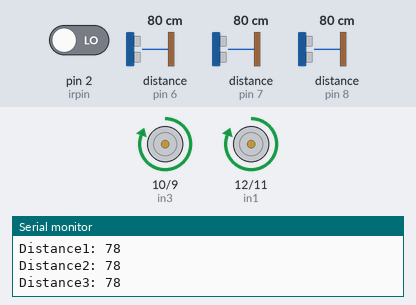
A sketch run on a simulated Arduino Uno, built with avr-gcc and run on an emulated ATmega328P. Parts: motor-driver pin pairs drawn as motors (green arrow = first pin HIGH = forward, orange = second pin HIGH = backward, longer = more drive), the last lines printed to the serial monitor. Wiring (inferred from the names in the program): 3 × ultrasonic range finder: trigger pin 3, echo pin 6 / trigger pin 4, echo pin 7 / trigger pin 5, echo pin 8. The test bench sets the inputs (shaded band); at power-on: distance to the obstacle (sensors on pin 6, pin 7, pin 8) 80 cm, pin 2 (irpin) LOW. The echo pulse lasts 58.3 µs per cm.

Above: at 1.3 s.
1.4 s: distance to the obstacle (sensor on pin 6) set to 28 cm
2.9 s: distance to the obstacle (sensor on pin 6) set to 24 cm
At 4.0 s:
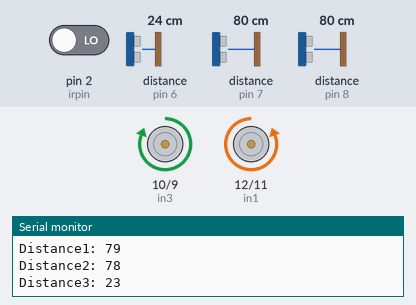
4.6 s: pin 2 (irpin) driven HIGH
At 5.3 s:
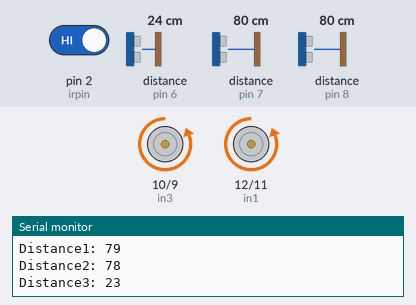
6.1 s: pin 2 (irpin) driven LOW
At 7.0 s:
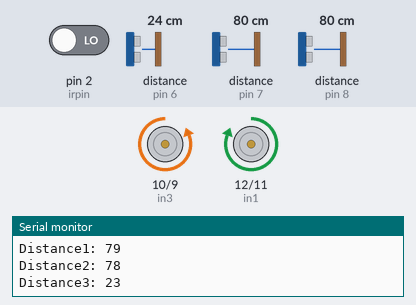
8.6 s: distance to the obstacle (sensor on pin 6) set to 35 cm
At 9.6 s:
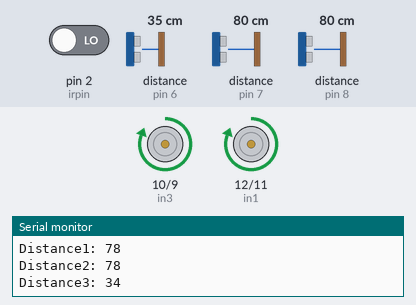
10.2 s: distance to the obstacle (sensor on pin 7) set to 29 cm
13.3 s: distance to the obstacle (sensor on pin 7) set to 24 cm
At 14.3 s:
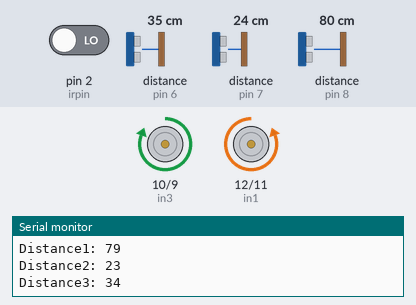
Timing chart, 0 to 15.8 s (numbered marks = the images above; inputs shaded):
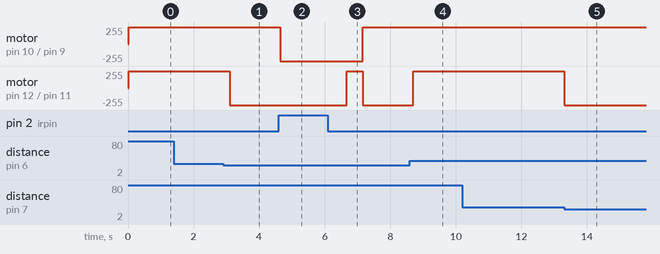

Measured:
- the behaviour switches between 27 and 26 cm on distance to the obstacle (sensor on pin 6) (found by bisection; images 0 and 1)
- the behaviour switches between 27 and 26 cm on distance to the obstacle (sensor on pin 7) (found by bisection; images 4 and 5)
- after the input at 2.9 s, motor on pin 12 (in1) / pin 11 (in2): forward 255/255 → backward 255/255 after 0.20 s
- after the input at 4.6 s, motor on pin 10 (in3) / pin 9 (in4): forward 255/255 → backward 255/255 at once
- after the input at 6.1 s, motor on pin 10 (in3) / pin 9 (in4): backward 255/255 → forward 255/255 after 1.1 s; motor on pin 12 (in1) / pin 11 (in2): backward 255/255 → forward 255/255 after 0.57 s, → backward 255/255 0.50 s later
- after the input at 8.6 s, motor on pin 12 (in1) / pin 11 (in2): backward 255/255 → forward 255/255 after 0.11 s
- after the input at 13.3 s, motor on pin 12 (in1) / pin 11 (in2): forward 255/255 → backward 255/255 at once

The sketch:

vacuum_cleaner-2.ino
```cpp
// defining the pins
const int trigPin1 = 5;
const int echoPin1 = 8;
const int trigPin2 = 4;
const int echoPin2 = 7;
const int trigPin3 = 3;
const int echoPin3 = 6;

int in1 = 12;
int in2 = 11;
int in3 = 10;
int in4 = 9;

int irpin = 2;
// defining variables
long duration1;
long duration2;
long duration3;
int distanceleft;
int distancefront;
int distanceright;
int a = 0;

void setup() {
  pinMode(trigPin1,  OUTPUT);
  pinMode(trigPin2, OUTPUT);
  pinMode(trigPin3, OUTPUT);// Sets the trigPin as an Output
  pinMode(echoPin1,  INPUT); // Sets the echoPin as an Input
  pinMode(echoPin2, INPUT);
  pinMode(echoPin3, INPUT);
  pinMode(irpin, INPUT);
  pinMode(in1, OUTPUT);
  pinMode(in2, OUTPUT);
  pinMode(in3, OUTPUT);
  pinMode(in4, OUTPUT);
/*
  digitalWrite(in1, LOW);
  digitalWrite(in2, HIGH);
  digitalWrite(in3, LOW);
  digitalWrite(in4, HIGH);
  delay(5000);
   digitalWrite(in2, LOW);
  digitalWrite(in1, HIGH);
  digitalWrite(in4, LOW);
  digitalWrite(in3, HIGH);
  delay(5000);*/
  Serial.begin(9600);
}
void loop() {
  digitalWrite(trigPin1, LOW);
  delayMicroseconds(2);
  digitalWrite(trigPin1, HIGH);
  delayMicroseconds(10);
  digitalWrite(trigPin1, LOW);
  duration1 = pulseIn(echoPin1,  HIGH);
  distanceleft = duration1 * 0.034 / 2;

  Serial.print("Distance1: ");
  Serial.println(distanceleft);
  digitalWrite(trigPin2, LOW);
  delayMicroseconds(2);
  digitalWrite(trigPin2, HIGH);
  delayMicroseconds(10);
  digitalWrite(trigPin2, LOW);
  duration2 = pulseIn(echoPin2, HIGH);
  distancefront = duration2 * 0.034 / 2;
  Serial.print("Distance2: ");
  Serial.println(distancefront);
  digitalWrite(trigPin3, LOW);
  delayMicroseconds(2);
  digitalWrite(trigPin3, HIGH);
  delayMicroseconds(10);
  digitalWrite(trigPin3, LOW);
  duration3 = pulseIn(echoPin3, HIGH);
  distanceright = duration3 * 0.034 / 2;
  Serial.print("Distance3: ");
  Serial.println(distanceright);
  int s = digitalRead(irpin);
  if (s == HIGH)
  {
    digitalWrite(in1, LOW);
    digitalWrite(in2, HIGH);
    digitalWrite(in3, LOW);
    digitalWrite(in4, HIGH);
    delay(1000);
    a = 1;
  }
  if ((a == 0) && (s == LOW) && (distanceleft <= 25 && distancefront > 25 && distanceright <= 25) ||
      (a == 0) && (s == LOW) && (distanceleft > 25 && distancefront > 25 && distanceright > 25))
  {
    digitalWrite(in1, HIGH);
    digitalWrite(in2, LOW);
    digitalWrite(in3, HIGH);
    digitalWrite(in4, LOW);
     delay(500);
  }
  if ((a == 1) && (s == LOW)
      || (s == LOW) && (distanceleft <= 25 && distancefront <= 25 && distanceright > 25)
      || (s == LOW) && (distanceleft <= 25 && distancefront <= 25 && distanceright > 25)
      || (s == LOW) && (distanceleft <= 25 && distancefront > 25 && distanceright > 25) ||
      (distanceleft <= 25 && distancefront > 25 && distanceright > 25)) {
    digitalWrite(in1, HIGH);
    digitalWrite(in2, LOW);
    digitalWrite(in3, LOW);
    digitalWrite(in4, HIGH);
    delay(500);
    a = 0;
  }
  if ((s == LOW) && (distanceleft > 25 && distancefront <= 25 && distanceright <= 25)
      || (s == LOW) && (distanceleft > 25 && distancefront > 25 && distanceright <= 25)
      || (s == LOW) && (distanceleft > 25 && distancefront <= 25 && distanceright > 25) ) {
    digitalWrite(in1, LOW);
    digitalWrite(in2, HIGH);
    digitalWrite(in3, HIGH);
    digitalWrite(in4, LOW);
     delay(500);
  }
}
```
